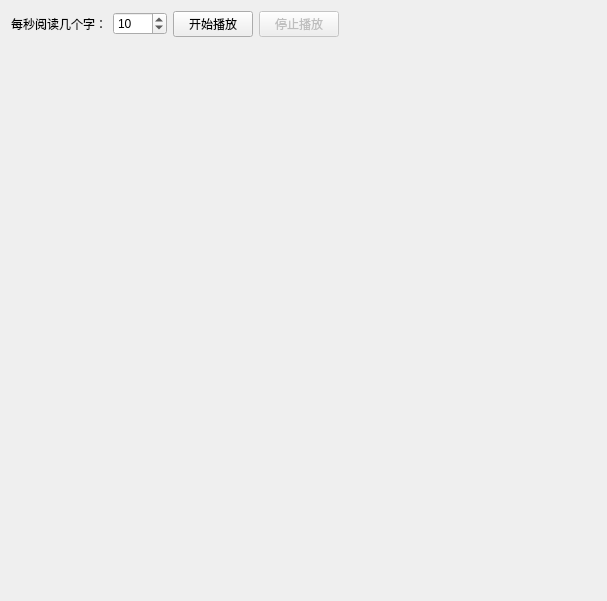
<?xml version="1.0" encoding="UTF-8"?>
<ui version="4.0">
 <class>ConfigWidget</class>
 <widget class="QWidget" name="ConfigWidget">
  <property name="geometry">
   <rect>
    <x>0</x>
    <y>0</y>
    <width>607</width>
    <height>601</height>
   </rect>
  </property>
  <property name="windowTitle">
   <string>Form</string>
  </property>
  <layout class="QGridLayout" name="gridLayout">
   <item row="0" column="1">
    <widget class="QSpinBox" name="rateSpinBox">
     <property name="maximum">
      <number>1000</number>
     </property>
     <property name="value">
      <number>10</number>
     </property>
    </widget>
   </item>
   <item row="0" column="3">
    <widget class="QPushButton" name="stopButton">
     <property name="enabled">
      <bool>false</bool>
     </property>
     <property name="text">
      <string>停止播放</string>
     </property>
     <property name="checkable">
      <bool>false</bool>
     </property>
    </widget>
   </item>
   <item row="2" column="0">
    <spacer name="verticalSpacer">
     <property name="orientation">
      <enum>Qt::Vertical</enum>
     </property>
     <property name="sizeHint" stdset="0">
      <size>
       <width>20</width>
       <height>40</height>
      </size>
     </property>
    </spacer>
   </item>
   <item row="0" column="2">
    <widget class="QPushButton" name="playButton">
     <property name="text">
      <string>开始播放</string>
     </property>
    </widget>
   </item>
   <item row="0" column="0">
    <widget class="QLabel" name="label">
     <property name="toolTip">
      <string>该参数决定了出现消息的频率</string>
     </property>
     <property name="text">
      <string>每秒阅读几个字：</string>
     </property>
     <property name="alignment">
      <set>Qt::AlignRight|Qt::AlignTrailing|Qt::AlignVCenter</set>
     </property>
    </widget>
   </item>
   <item row="0" column="4">
    <spacer name="horizontalSpacer">
     <property name="orientation">
      <enum>Qt::Horizontal</enum>
     </property>
     <property name="sizeHint" stdset="0">
      <size>
       <width>40</width>
       <height>20</height>
      </size>
     </property>
    </spacer>
   </item>
  </layout>
 </widget>
 <resources/>
 <connections/>
</ui>
